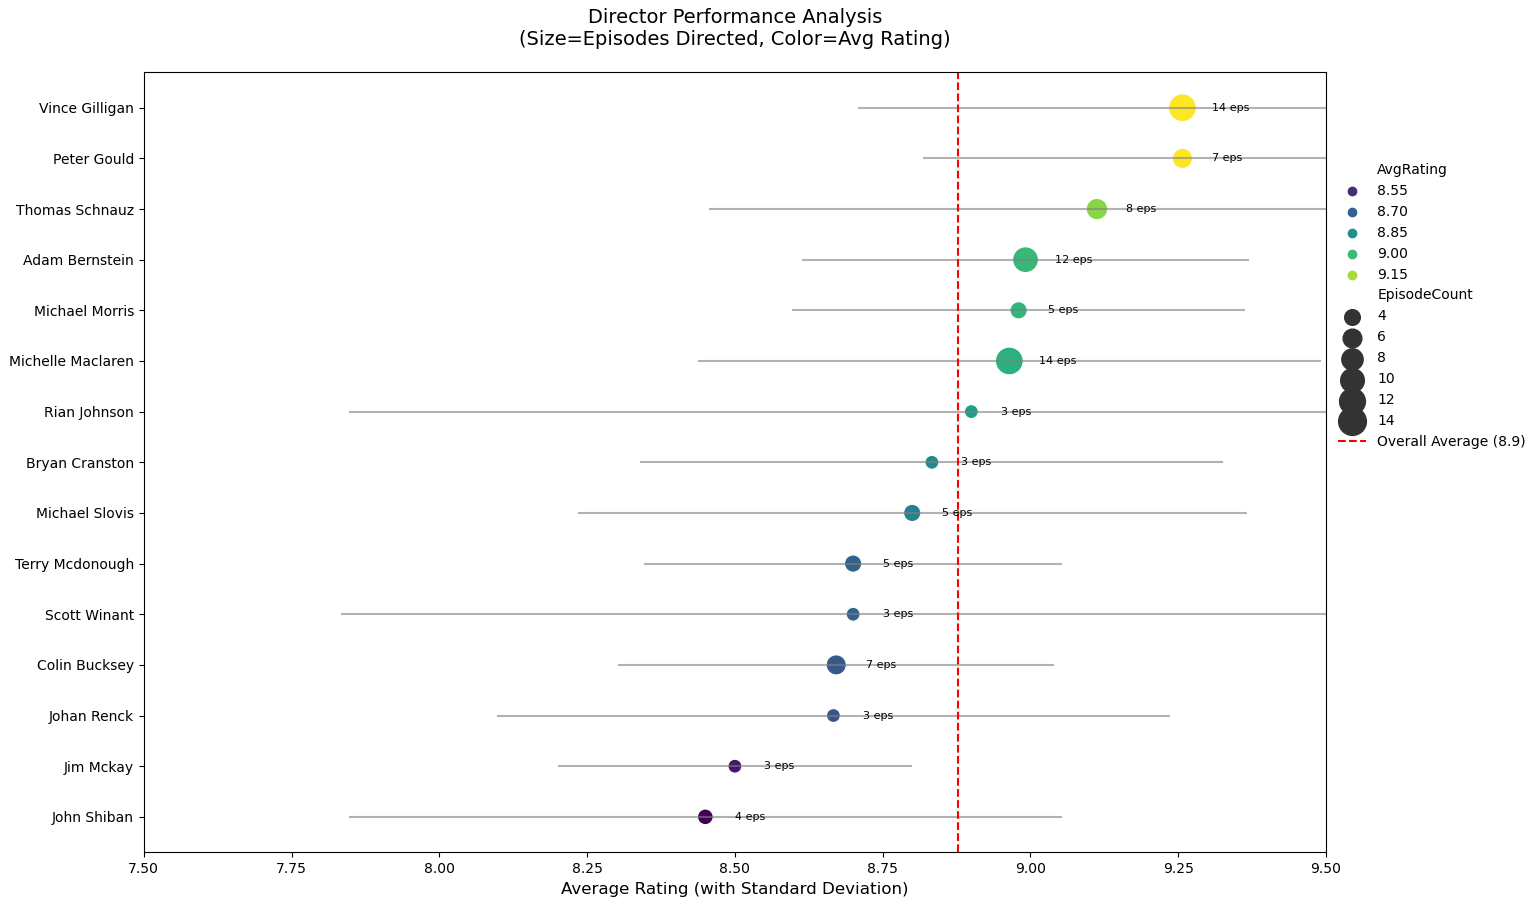

Reproduce this figure in Python.
import pandas as pd
import matplotlib.pyplot as plt
import seaborn as sns

# 数据准备
combined = pd.concat([
    pd.read_csv('breaking_bad_episodes_full.csv'),
    pd.read_csv('better_call_saul_episodes_full.csv')
], ignore_index=True)

# 预处理
combined['AirDate'] = pd.to_datetime(combined['AirDate'])
combined['Director'] = combined['Director'].str.strip().str.title()

# 统计导演数据
director_stats = combined.groupby('Director').agg(
    AvgRating=('Rating', 'mean'),
    EpisodeCount=('Episode', 'count'),
    RatingStd=('Rating', 'std')
).reset_index().sort_values('AvgRating', ascending=False)

# 筛选有足够样本的导演 (至少执导3集)
valid_directors = director_stats[director_stats['EpisodeCount'] >= 3]

# 可视化
plt.figure(figsize=(16, 10))
cmap = sns.color_palette("viridis", as_cmap=True)

# 主散点图
scatter = sns.scatterplot(
    x='AvgRating',
    y='Director',
    size='EpisodeCount',
    sizes=(100, 400),
    hue='AvgRating',
    palette=cmap,
    data=valid_directors,
    legend='auto'
)

# 添加误差线
plt.errorbar(
    x=valid_directors['AvgRating'],
    y=valid_directors['Director'],
    xerr=valid_directors['RatingStd'],
    fmt='none',
    color='gray',
    alpha=0.6
)

# 辅助线
plt.axvline(
    x=combined['Rating'].mean(),
    color='red',
    linestyle='--',
    label=f'Overall Average ({combined["Rating"].mean():.1f})'
)

# 美化
plt.title('Director Performance Analysis\n(Size=Episodes Directed, Color=Avg Rating)', fontsize=14, pad=20)
plt.xlabel('Average Rating (with Standard Deviation)', fontsize=12)
plt.ylabel('')
plt.xticks(fontsize=10)
plt.yticks(fontsize=10)
plt.xlim(7.5, 9.5)
plt.legend(bbox_to_anchor=(1, 0.9), frameon=False)

# 添加数据标签
for line in range(valid_directors.shape[0]):
    plt.text(
        x=valid_directors.AvgRating.iloc[line] + 0.05,
        y=line,
        s=f"{valid_directors.EpisodeCount.iloc[line]} eps",
        verticalalignment='center',
        fontsize=8
    )

plt.tight_layout()
plt.savefig('director_performance_analysis.png', dpi=300, bbox_inches='tight')
plt.show()